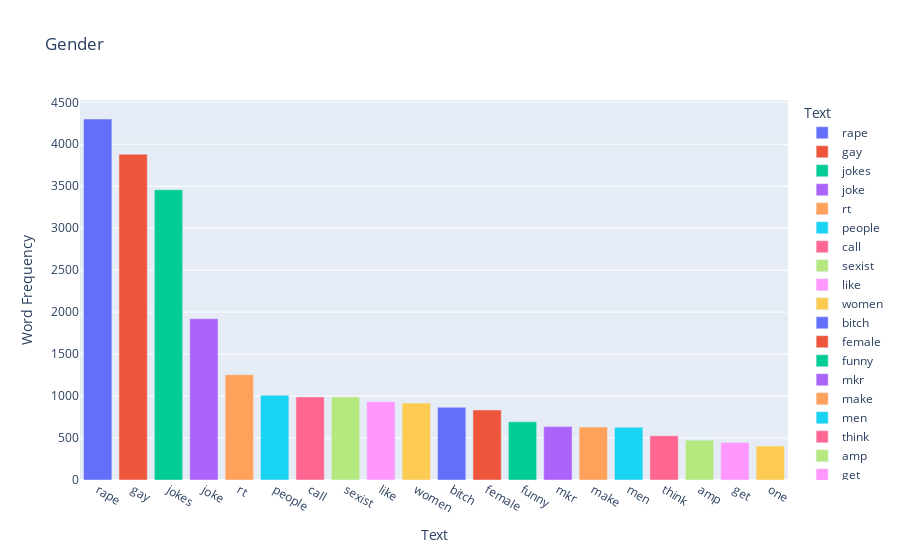
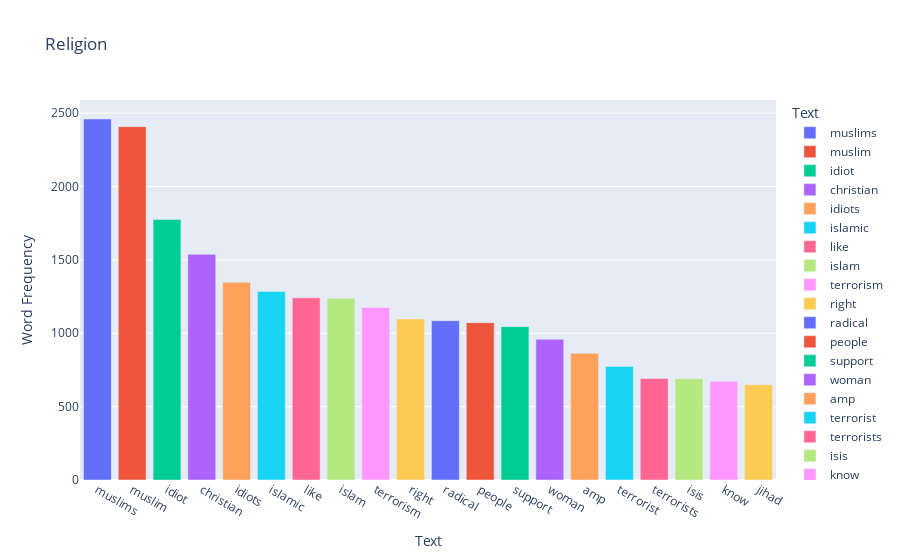
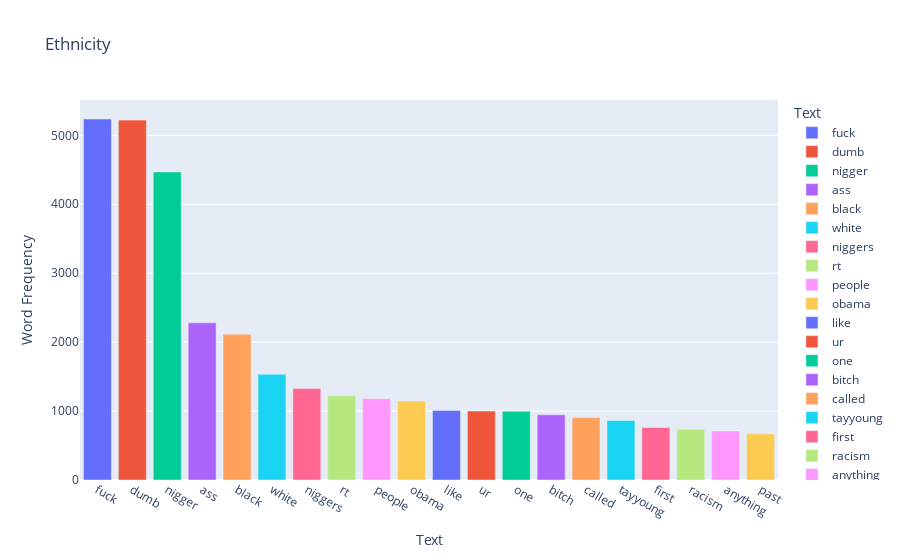
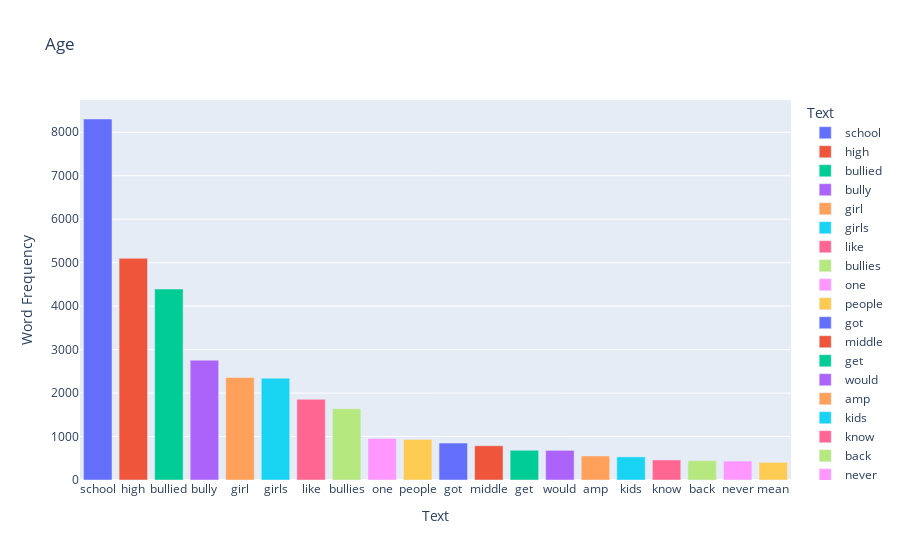

Notebook cell for these charts, in order:
### Code cell
create_word_bar(gender_data, 'Gender')
create_word_bar(religion_data, 'Religion')
create_word_bar(ethnicity_data, 'Ethnicity')
create_word_bar(age_data, 'Age')
create_word_bar(other_cb_data, 'Other Cyberbullying')
create_word_bar(not_cb_data, 'Not Cyberbullying')

### Figure 1 — Plotly figure (JSON) as saved in the notebook; plotly's stock layout.template omitted (floating-point values rounded to 4 significant figures)
{"data": [{"alignmentgroup": "True", "hovertemplate": "Text=%{x}<br>Word Frequency=%{y}<extra></extra>", "legendgroup": "rape", "marker": {"color": "#636efa", "pattern": {"shape": ""}}, "name": "rape", "offsetgroup": "rape", "orientation": "v", "showlegend": true, "textposition": "auto", "type": "bar", "x": ["rape"], "xaxis": "x", "y": [4301], "yaxis": "y"}, {"alignmentgroup": "True", "hovertemplate": "Text=%{x}<br>Word Frequency=%{y}<extra></extra>", "legendgroup": "gay", "marker": {"color": "#EF553B", "pattern": {"shape": ""}}, "name": "gay", "offsetgroup": "gay", "orientation": "v", "showlegend": true, "textposition": "auto", "type": "bar", "x": ["gay"], "xaxis": "x", "y": [3882], "yaxis": "y"}, {"alignmentgroup": "True", "hovertemplate": "Text=%{x}<br>Word Frequency=%{y}<extra></extra>", "legendgroup": "jokes", "marker": {"color": "#00cc96", "pattern": {"shape": ""}}, "name": "jokes", "offsetgroup": "jokes", "orientation": "v", "showlegend": true, "textposition": "auto", "type": "bar", "x": ["jokes"], "xaxis": "x", "y": [3458], "yaxis": "y"}, {"alignmentgroup": "True", "hovertemplate": "Text=%{x}<br>Word Frequency=%{y}<extra></extra>", "legendgroup": "joke", "marker": {"color": "#ab63fa", "pattern": {"shape": ""}}, "name": "joke", "offsetgroup": "joke", "orientation": "v", "showlegend": true, "textposition": "auto", "type": "bar", "x": ["joke"], "xaxis": "x", "y": [1922], "yaxis": "y"}, {"alignmentgroup": "True", "hovertemplate": "Text=%{x}<br>Word Frequency=%{y}<extra></extra>", "legendgroup": "rt", "marker": {"color": "#FFA15A", "pattern": {"shape": ""}}, "name": "rt", "offsetgroup": "rt", "orientation": "v", "showlegend": true, "textposition": "auto", "type": "bar", "x": ["rt"], "xaxis": "x", "y": [1254], "yaxis": "y"}, {"alignmentgroup": "True", "hovertemplate": "Text=%{x}<br>Word Frequency=%{y}<extra></extra>", "legendgroup": "people", "marker": {"color": "#19d3f3", "pattern": {"shape": ""}}, "name": "people", "offsetgroup": "people", "orientation": "v", "showlegend": true, "textposition": "auto", "type": "bar", "x": ["people"], "xaxis": "x", "y": [1009], "yaxis": "y"}, {"alignmentgroup": "True", "hovertemplate": "Text=%{x}<br>Word Frequency=%{y}<extra></extra>", "legendgroup": "call", "marker": {"color": "#FF6692", "pattern": {"shape": ""}}, "name": "call", "offsetgroup": "call", "orientation": "v", "showlegend": true, "textposition": "auto", "type": "bar", "x": ["call"], "xaxis": "x", "y": [990], "yaxis": "y"}, {"alignmentgroup": "True", "hovertemplate": "Text=%{x}<br>Word Frequency=%{y}<extra></extra>", "legendgroup": "sexist", "marker": {"color": "#B6E880", "pattern": {"shape": ""}}, "name": "sexist", "offsetgroup": "sexist", "orientation": "v", "showlegend": true, "textposition": "auto", "type": "bar", "x": ["sexist"], "xaxis": "x", "y": [990], "yaxis": "y"}, {"alignmentgroup": "True", "hovertemplate": "Text=%{x}<br>Word Frequency=%{y}<extra></extra>", "legendgroup": "like", "marker": {"color": "#FF97FF", "pattern": {"shape": ""}}, "name": "like", "offsetgroup": "like", "orientation": "v", "showlegend": true, "textposition": "auto", "type": "bar", "x": ["like"], "xaxis": "x", "y": [933], "yaxis": "y"}, {"alignmentgroup": "True", "hovertemplate": "Text=%{x}<br>Word Frequency=%{y}<extra></extra>", "legendgroup": "women", "marker": {"color": "#FECB52", "pattern": {"shape": ""}}, "name": "women", "offsetgroup": "women", "orientation": "v", "showlegend": true, "textposition": "auto", "type": "bar", "x": ["women"], "xaxis": "x", "y": [916], "yaxis": "y"}, {"alignmentgroup": "True", "hovertemplate": "Text=%{x}<br>Word Frequency=%{y}<extra></extra>", "legendgroup": "bitch", "marker": {"color": "#636efa", "pattern": {"shape": ""}}, "name": "bitch", "offsetgroup": "bitch", "orientation": "v", "showlegend": true, "textposition": "auto", "type": "bar", "x": ["bitch"], "xaxis": "x", "y": [866], "yaxis": "y"}, {"alignmentgroup": "True", "hovertemplate": "Text=%{x}<br>Word Frequency=%{y}<extra></extra>", "legendgroup": "female", "marker": {"color": "#EF553B", "pattern": {"shape": ""}}, "name": "female", "offsetgroup": "female", "orientation": "v", "showlegend": true, "textposition": "auto", "type": "bar", "x": ["female"], "xaxis": "x", "y": [834], "yaxis": "y"}, {"alignmentgroup": "True", "hovertemplate": "Text=%{x}<br>Word Frequency=%{y}<extra></extra>", "legendgroup": "funny", "marker": {"color": "#00cc96", "pattern": {"shape": ""}}, "name": "funny", "offsetgroup": "funny", "orientation": "v", "showlegend": true, "textposition": "auto", "type": "bar", "x": ["funny"], "xaxis": "x", "y": [693], "yaxis": "y"}, {"alignmentgroup": "True", "hovertemplate": "Text=%{x}<br>Word Frequency=%{y}<extra></extra>", "legendgroup": "mkr", "marker": {"color": "#ab63fa", "pattern": {"shape": ""}}, "name": "mkr", "offsetgroup": "mkr", "orientation": "v", "showlegend": true, "textposition": "auto", "type": "bar", "x": ["mkr"], "xaxis": "x", "y": [636], "yaxis": "y"}, {"alignmentgroup": "True", "hovertemplate": "Text=%{x}<br>Word Frequency=%{y}<extra></extra>", "legendgroup": "make", "marker": {"color": "#FFA15A", "pattern": {"shape": ""}}, "name": "make", "offsetgroup": "make", "orientation": "v", "showlegend": true, "textposition": "auto", "type": "bar", "x": ["make"], "xaxis": "x", "y": [631], "yaxis": "y"}, {"alignmentgroup": "True", "hovertemplate": "Text=%{x}<br>Word Frequency=%{y}<extra></extra>", "legendgroup": "men", "marker": {"color": "#19d3f3", "pattern": {"shape": ""}}, "name": "men", "offsetgroup": "men", "orientation": "v", "showlegend": true, "textposition": "auto", "type": "bar", "x": ["men"], "xaxis": "x", "y": [627], "yaxis": "y"}, {"alignmentgroup": "True", "hovertemplate": "Text=%{x}<br>Word Frequency=%{y}<extra></extra>", "legendgroup": "think", "marker": {"color": "#FF6692", "pattern": {"shape": ""}}, "name": "think", "offsetgroup": "think", "orientation": "v", "showlegend": true, "textposition": "auto", "type": "bar", "x": ["think"], "xaxis": "x", "y": [528], "yaxis": "y"}, {"alignmentgroup": "True", "hovertemplate": "Text=%{x}<br>Word Frequency=%{y}<extra></extra>", "legendgroup": "amp", "marker": {"color": "#B6E880", "pattern": {"shape": ""}}, "name": "amp", "offsetgroup": "amp", "orientation": "v", "showlegend": true, "textposition": "auto", "type": "bar", "x": ["amp"], "xaxis": "x", "y": [475], "yaxis": "y"}, {"alignmentgroup": "True", "hovertemplate": "Text=%{x}<br>Word Frequency=%{y}<extra></extra>", "legendgroup": "get", "marker": {"color": "#FF97FF", "pattern": {"shape": ""}}, "name": "get", "offsetgroup": "get", "orientation": "v", "showlegend": true, "textposition": "auto", "type": "bar", "x": ["get"], "xaxis": "x", "y": [446], "yaxis": "y"}, {"alignmentgroup": "True", "hovertemplate": "Text=%{x}<br>Word Frequency=%{y}<extra></extra>", "legendgroup": "one", "marker": {"color": "#FECB52", "pattern": {"shape": ""}}, "name": "one", "offsetgroup": "one", "orientation": "v", "showlegend": true, "textposition": "auto", "type": "bar", "x": ["one"], "xaxis": "x", "y": [405], "yaxis": "y"}], "layout": {"barmode": "relative", "legend": {"title": {"text": "Text"}, "tracegroupgap": 0}, "title": {"text": "Gender"}, "xaxis": {"anchor": "y", "categoryarray": ["rape", "gay", "jokes", "joke", "rt", "people", "call", "sexist", "like", "women", "bitch", "female", "funny", "mkr", "make", "men", "think", "amp", "get", "one"], "categoryorder": "array", "domain": [0, 1], "title": {"text": "Text"}}, "yaxis": {"anchor": "x", "domain": [0, 1], "title": {"text": "Word Frequency"}}}}

### Figure 2 — Plotly figure (JSON) as saved in the notebook; plotly's stock layout.template omitted (floating-point values rounded to 4 significant figures)
{"data": [{"alignmentgroup": "True", "hovertemplate": "Text=%{x}<br>Word Frequency=%{y}<extra></extra>", "legendgroup": "muslims", "marker": {"color": "#636efa", "pattern": {"shape": ""}}, "name": "muslims", "offsetgroup": "muslims", "orientation": "v", "showlegend": true, "textposition": "auto", "type": "bar", "x": ["muslims"], "xaxis": "x", "y": [2460], "yaxis": "y"}, {"alignmentgroup": "True", "hovertemplate": "Text=%{x}<br>Word Frequency=%{y}<extra></extra>", "legendgroup": "muslim", "marker": {"color": "#EF553B", "pattern": {"shape": ""}}, "name": "muslim", "offsetgroup": "muslim", "orientation": "v", "showlegend": true, "textposition": "auto", "type": "bar", "x": ["muslim"], "xaxis": "x", "y": [2408], "yaxis": "y"}, {"alignmentgroup": "True", "hovertemplate": "Text=%{x}<br>Word Frequency=%{y}<extra></extra>", "legendgroup": "idiot", "marker": {"color": "#00cc96", "pattern": {"shape": ""}}, "name": "idiot", "offsetgroup": "idiot", "orientation": "v", "showlegend": true, "textposition": "auto", "type": "bar", "x": ["idiot"], "xaxis": "x", "y": [1775], "yaxis": "y"}, {"alignmentgroup": "True", "hovertemplate": "Text=%{x}<br>Word Frequency=%{y}<extra></extra>", "legendgroup": "christian", "marker": {"color": "#ab63fa", "pattern": {"shape": ""}}, "name": "christian", "offsetgroup": "christian", "orientation": "v", "showlegend": true, "textposition": "auto", "type": "bar", "x": ["christian"], "xaxis": "x", "y": [1538], "yaxis": "y"}, {"alignmentgroup": "True", "hovertemplate": "Text=%{x}<br>Word Frequency=%{y}<extra></extra>", "legendgroup": "idiots", "marker": {"color": "#FFA15A", "pattern": {"shape": ""}}, "name": "idiots", "offsetgroup": "idiots", "orientation": "v", "showlegend": true, "textposition": "auto", "type": "bar", "x": ["idiots"], "xaxis": "x", "y": [1347], "yaxis": "y"}, {"alignmentgroup": "True", "hovertemplate": "Text=%{x}<br>Word Frequency=%{y}<extra></extra>", "legendgroup": "islamic", "marker": {"color": "#19d3f3", "pattern": {"shape": ""}}, "name": "islamic", "offsetgroup": "islamic", "orientation": "v", "showlegend": true, "textposition": "auto", "type": "bar", "x": ["islamic"], "xaxis": "x", "y": [1285], "yaxis": "y"}, {"alignmentgroup": "True", "hovertemplate": "Text=%{x}<br>Word Frequency=%{y}<extra></extra>", "legendgroup": "like", "marker": {"color": "#FF6692", "pattern": {"shape": ""}}, "name": "like", "offsetgroup": "like", "orientation": "v", "showlegend": true, "textposition": "auto", "type": "bar", "x": ["like"], "xaxis": "x", "y": [1242], "yaxis": "y"}, {"alignmentgroup": "True", "hovertemplate": "Text=%{x}<br>Word Frequency=%{y}<extra></extra>", "legendgroup": "islam", "marker": {"color": "#B6E880", "pattern": {"shape": ""}}, "name": "islam", "offsetgroup": "islam", "orientation": "v", "showlegend": true, "textposition": "auto", "type": "bar", "x": ["islam"], "xaxis": "x", "y": [1238], "yaxis": "y"}, {"alignmentgroup": "True", "hovertemplate": "Text=%{x}<br>Word Frequency=%{y}<extra></extra>", "legendgroup": "terrorism", "marker": {"color": "#FF97FF", "pattern": {"shape": ""}}, "name": "terrorism", "offsetgroup": "terrorism", "orientation": "v", "showlegend": true, "textposition": "auto", "type": "bar", "x": ["terrorism"], "xaxis": "x", "y": [1176], "yaxis": "y"}, {"alignmentgroup": "True", "hovertemplate": "Text=%{x}<br>Word Frequency=%{y}<extra></extra>", "legendgroup": "right", "marker": {"color": "#FECB52", "pattern": {"shape": ""}}, "name": "right", "offsetgroup": "right", "orientation": "v", "showlegend": true, "textposition": "auto", "type": "bar", "x": ["right"], "xaxis": "x", "y": [1097], "yaxis": "y"}, {"alignmentgroup": "True", "hovertemplate": "Text=%{x}<br>Word Frequency=%{y}<extra></extra>", "legendgroup": "radical", "marker": {"color": "#636efa", "pattern": {"shape": ""}}, "name": "radical", "offsetgroup": "radical", "orientation": "v", "showlegend": true, "textposition": "auto", "type": "bar", "x": ["radical"], "xaxis": "x", "y": [1086], "yaxis": "y"}, {"alignmentgroup": "True", "hovertemplate": "Text=%{x}<br>Word Frequency=%{y}<extra></extra>", "legendgroup": "people", "marker": {"color": "#EF553B", "pattern": {"shape": ""}}, "name": "people", "offsetgroup": "people", "orientation": "v", "showlegend": true, "textposition": "auto", "type": "bar", "x": ["people"], "xaxis": "x", "y": [1072], "yaxis": "y"}, {"alignmentgroup": "True", "hovertemplate": "Text=%{x}<br>Word Frequency=%{y}<extra></extra>", "legendgroup": "support", "marker": {"color": "#00cc96", "pattern": {"shape": ""}}, "name": "support", "offsetgroup": "support", "orientation": "v", "showlegend": true, "textposition": "auto", "type": "bar", "x": ["support"], "xaxis": "x", "y": [1045], "yaxis": "y"}, {"alignmentgroup": "True", "hovertemplate": "Text=%{x}<br>Word Frequency=%{y}<extra></extra>", "legendgroup": "woman", "marker": {"color": "#ab63fa", "pattern": {"shape": ""}}, "name": "woman", "offsetgroup": "woman", "orientation": "v", "showlegend": true, "textposition": "auto", "type": "bar", "x": ["woman"], "xaxis": "x", "y": [959], "yaxis": "y"}, {"alignmentgroup": "True", "hovertemplate": "Text=%{x}<br>Word Frequency=%{y}<extra></extra>", "legendgroup": "amp", "marker": {"color": "#FFA15A", "pattern": {"shape": ""}}, "name": "amp", "offsetgroup": "amp", "orientation": "v", "showlegend": true, "textposition": "auto", "type": "bar", "x": ["amp"], "xaxis": "x", "y": [863], "yaxis": "y"}, {"alignmentgroup": "True", "hovertemplate": "Text=%{x}<br>Word Frequency=%{y}<extra></extra>", "legendgroup": "terrorist", "marker": {"color": "#19d3f3", "pattern": {"shape": ""}}, "name": "terrorist", "offsetgroup": "terrorist", "orientation": "v", "showlegend": true, "textposition": "auto", "type": "bar", "x": ["terrorist"], "xaxis": "x", "y": [774], "yaxis": "y"}, {"alignmentgroup": "True", "hovertemplate": "Text=%{x}<br>Word Frequency=%{y}<extra></extra>", "legendgroup": "terrorists", "marker": {"color": "#FF6692", "pattern": {"shape": ""}}, "name": "terrorists", "offsetgroup": "terrorists", "orientation": "v", "showlegend": true, "textposition": "auto", "type": "bar", "x": ["terrorists"], "xaxis": "x", "y": [692], "yaxis": "y"}, {"alignmentgroup": "True", "hovertemplate": "Text=%{x}<br>Word Frequency=%{y}<extra></extra>", "legendgroup": "isis", "marker": {"color": "#B6E880", "pattern": {"shape": ""}}, "name": "isis", "offsetgroup": "isis", "orientation": "v", "showlegend": true, "textposition": "auto", "type": "bar", "x": ["isis"], "xaxis": "x", "y": [690], "yaxis": "y"}, {"alignmentgroup": "True", "hovertemplate": "Text=%{x}<br>Word Frequency=%{y}<extra></extra>", "legendgroup": "know", "marker": {"color": "#FF97FF", "pattern": {"shape": ""}}, "name": "know", "offsetgroup": "know", "orientation": "v", "showlegend": true, "textposition": "auto", "type": "bar", "x": ["know"], "xaxis": "x", "y": [673], "yaxis": "y"}, {"alignmentgroup": "True", "hovertemplate": "Text=%{x}<br>Word Frequency=%{y}<extra></extra>", "legendgroup": "jihad", "marker": {"color": "#FECB52", "pattern": {"shape": ""}}, "name": "jihad", "offsetgroup": "jihad", "orientation": "v", "showlegend": true, "textposition": "auto", "type": "bar", "x": ["jihad"], "xaxis": "x", "y": [649], "yaxis": "y"}], "layout": {"barmode": "relative", "legend": {"title": {"text": "Text"}, "tracegroupgap": 0}, "title": {"text": "Religion"}, "xaxis": {"anchor": "y", "categoryarray": ["muslims", "muslim", "idiot", "christian", "idiots", "islamic", "like", "islam", "terrorism", "right", "radical", "people", "support", "woman", "amp", "terrorist", "terrorists", "isis", "know", "jihad"], "categoryorder": "array", "domain": [0, 1], "title": {"text": "Text"}}, "yaxis": {"anchor": "x", "domain": [0, 1], "title": {"text": "Word Frequency"}}}}

### Figure 3 — Plotly figure (JSON) as saved in the notebook; plotly's stock layout.template omitted (floating-point values rounded to 4 significant figures)
{"data": [{"alignmentgroup": "True", "hovertemplate": "Text=%{x}<br>Word Frequency=%{y}<extra></extra>", "legendgroup": "fuck", "marker": {"color": "#636efa", "pattern": {"shape": ""}}, "name": "fuck", "offsetgroup": "fuck", "orientation": "v", "showlegend": true, "textposition": "auto", "type": "bar", "x": ["fuck"], "xaxis": "x", "y": [5237], "yaxis": "y"}, {"alignmentgroup": "True", "hovertemplate": "Text=%{x}<br>Word Frequency=%{y}<extra></extra>", "legendgroup": "dumb", "marker": {"color": "#EF553B", "pattern": {"shape": ""}}, "name": "dumb", "offsetgroup": "dumb", "orientation": "v", "showlegend": true, "textposition": "auto", "type": "bar", "x": ["dumb"], "xaxis": "x", "y": [5221], "yaxis": "y"}, {"alignmentgroup": "True", "hovertemplate": "Text=%{x}<br>Word Frequency=%{y}<extra></extra>", "legendgroup": "nigger", "marker": {"color": "#00cc96", "pattern": {"shape": ""}}, "name": "nigger", "offsetgroup": "nigger", "orientation": "v", "showlegend": true, "textposition": "auto", "type": "bar", "x": ["nigger"], "xaxis": "x", "y": [4469], "yaxis": "y"}, {"alignmentgroup": "True", "hovertemplate": "Text=%{x}<br>Word Frequency=%{y}<extra></extra>", "legendgroup": "ass", "marker": {"color": "#ab63fa", "pattern": {"shape": ""}}, "name": "ass", "offsetgroup": "ass", "orientation": "v", "showlegend": true, "textposition": "auto", "type": "bar", "x": ["ass"], "xaxis": "x", "y": [2280], "yaxis": "y"}, {"alignmentgroup": "True", "hovertemplate": "Text=%{x}<br>Word Frequency=%{y}<extra></extra>", "legendgroup": "black", "marker": {"color": "#FFA15A", "pattern": {"shape": ""}}, "name": "black", "offsetgroup": "black", "orientation": "v", "showlegend": true, "textposition": "auto", "type": "bar", "x": ["black"], "xaxis": "x", "y": [2115], "yaxis": "y"}, {"alignmentgroup": "True", "hovertemplate": "Text=%{x}<br>Word Frequency=%{y}<extra></extra>", "legendgroup": "white", "marker": {"color": "#19d3f3", "pattern": {"shape": ""}}, "name": "white", "offsetgroup": "white", "orientation": "v", "showlegend": true, "textposition": "auto", "type": "bar", "x": ["white"], "xaxis": "x", "y": [1534], "yaxis": "y"}, {"alignmentgroup": "True", "hovertemplate": "Text=%{x}<br>Word Frequency=%{y}<extra></extra>", "legendgroup": "niggers", "marker": {"color": "#FF6692", "pattern": {"shape": ""}}, "name": "niggers", "offsetgroup": "niggers", "orientation": "v", "showlegend": true, "textposition": "auto", "type": "bar", "x": ["niggers"], "xaxis": "x", "y": [1329], "yaxis": "y"}, {"alignmentgroup": "True", "hovertemplate": "Text=%{x}<br>Word Frequency=%{y}<extra></extra>", "legendgroup": "rt", "marker": {"color": "#B6E880", "pattern": {"shape": ""}}, "name": "rt", "offsetgroup": "rt", "orientation": "v", "showlegend": true, "textposition": "auto", "type": "bar", "x": ["rt"], "xaxis": "x", "y": [1223], "yaxis": "y"}, {"alignmentgroup": "True", "hovertemplate": "Text=%{x}<br>Word Frequency=%{y}<extra></extra>", "legendgroup": "people", "marker": {"color": "#FF97FF", "pattern": {"shape": ""}}, "name": "people", "offsetgroup": "people", "orientation": "v", "showlegend": true, "textposition": "auto", "type": "bar", "x": ["people"], "xaxis": "x", "y": [1180], "yaxis": "y"}, {"alignmentgroup": "True", "hovertemplate": "Text=%{x}<br>Word Frequency=%{y}<extra></extra>", "legendgroup": "obama", "marker": {"color": "#FECB52", "pattern": {"shape": ""}}, "name": "obama", "offsetgroup": "obama", "orientation": "v", "showlegend": true, "textposition": "auto", "type": "bar", "x": ["obama"], "xaxis": "x", "y": [1145], "yaxis": "y"}, {"alignmentgroup": "True", "hovertemplate": "Text=%{x}<br>Word Frequency=%{y}<extra></extra>", "legendgroup": "like", "marker": {"color": "#636efa", "pattern": {"shape": ""}}, "name": "like", "offsetgroup": "like", "orientation": "v", "showlegend": true, "textposition": "auto", "type": "bar", "x": ["like"], "xaxis": "x", "y": [1009], "yaxis": "y"}, {"alignmentgroup": "True", "hovertemplate": "Text=%{x}<br>Word Frequency=%{y}<extra></extra>", "legendgroup": "ur", "marker": {"color": "#EF553B", "pattern": {"shape": ""}}, "name": "ur", "offsetgroup": "ur", "orientation": "v", "showlegend": true, "textposition": "auto", "type": "bar", "x": ["ur"], "xaxis": "x", "y": [1000], "yaxis": "y"}, {"alignmentgroup": "True", "hovertemplate": "Text=%{x}<br>Word Frequency=%{y}<extra></extra>", "legendgroup": "one", "marker": {"color": "#00cc96", "pattern": {"shape": ""}}, "name": "one", "offsetgroup": "one", "orientation": "v", "showlegend": true, "textposition": "auto", "type": "bar", "x": ["one"], "xaxis": "x", "y": [997], "yaxis": "y"}, {"alignmentgroup": "True", "hovertemplate": "Text=%{x}<br>Word Frequency=%{y}<extra></extra>", "legendgroup": "bitch", "marker": {"color": "#ab63fa", "pattern": {"shape": ""}}, "name": "bitch", "offsetgroup": "bitch", "orientation": "v", "showlegend": true, "textposition": "auto", "type": "bar", "x": ["bitch"], "xaxis": "x", "y": [945], "yaxis": "y"}, {"alignmentgroup": "True", "hovertemplate": "Text=%{x}<br>Word Frequency=%{y}<extra></extra>", "legendgroup": "called", "marker": {"color": "#FFA15A", "pattern": {"shape": ""}}, "name": "called", "offsetgroup": "called", "orientation": "v", "showlegend": true, "textposition": "auto", "type": "bar", "x": ["called"], "xaxis": "x", "y": [905], "yaxis": "y"}, {"alignmentgroup": "True", "hovertemplate": "Text=%{x}<br>Word Frequency=%{y}<extra></extra>", "legendgroup": "tayyoung", "marker": {"color": "#19d3f3", "pattern": {"shape": ""}}, "name": "tayyoung", "offsetgroup": "tayyoung", "orientation": "v", "showlegend": true, "textposition": "auto", "type": "bar", "x": ["tayyoung"], "xaxis": "x", "y": [863], "yaxis": "y"}, {"alignmentgroup": "True", "hovertemplate": "Text=%{x}<br>Word Frequency=%{y}<extra></extra>", "legendgroup": "first", "marker": {"color": "#FF6692", "pattern": {"shape": ""}}, "name": "first", "offsetgroup": "first", "orientation": "v", "showlegend": true, "textposition": "auto", "type": "bar", "x": ["first"], "xaxis": "x", "y": [761], "yaxis": "y"}, {"alignmentgroup": "True", "hovertemplate": "Text=%{x}<br>Word Frequency=%{y}<extra></extra>", "legendgroup": "racism", "marker": {"color": "#B6E880", "pattern": {"shape": ""}}, "name": "racism", "offsetgroup": "racism", "orientation": "v", "showlegend": true, "textposition": "auto", "type": "bar", "x": ["racism"], "xaxis": "x", "y": [735], "yaxis": "y"}, {"alignmentgroup": "True", "hovertemplate": "Text=%{x}<br>Word Frequency=%{y}<extra></extra>", "legendgroup": "anything", "marker": {"color": "#FF97FF", "pattern": {"shape": ""}}, "name": "anything", "offsetgroup": "anything", "orientation": "v", "showlegend": true, "textposition": "auto", "type": "bar", "x": ["anything"], "xaxis": "x", "y": [712], "yaxis": "y"}, {"alignmentgroup": "True", "hovertemplate": "Text=%{x}<br>Word Frequency=%{y}<extra></extra>", "legendgroup": "past", "marker": {"color": "#FECB52", "pattern": {"shape": ""}}, "name": "past", "offsetgroup": "past", "orientation": "v", "showlegend": true, "textposition": "auto", "type": "bar", "x": ["past"], "xaxis": "x", "y": [670], "yaxis": "y"}], "layout": {"barmode": "relative", "legend": {"title": {"text": "Text"}, "tracegroupgap": 0}, "title": {"text": "Ethnicity"}, "xaxis": {"anchor": "y", "categoryarray": ["fuck", "dumb", "nigger", "ass", "black", "white", "niggers", "rt", "people", "obama", "like", "ur", "one", "bitch", "called", "tayyoung", "first", "racism", "anything", "past"], "categoryorder": "array", "domain": [0, 1], "title": {"text": "Text"}}, "yaxis": {"anchor": "x", "domain": [0, 1], "title": {"text": "Word Frequency"}}}}

### Figure 4 — Plotly figure (JSON) as saved in the notebook; plotly's stock layout.template omitted (floating-point values rounded to 4 significant figures)
{"data": [{"alignmentgroup": "True", "hovertemplate": "Text=%{x}<br>Word Frequency=%{y}<extra></extra>", "legendgroup": "school", "marker": {"color": "#636efa", "pattern": {"shape": ""}}, "name": "school", "offsetgroup": "school", "orientation": "v", "showlegend": true, "textposition": "auto", "type": "bar", "x": ["school"], "xaxis": "x", "y": [8305], "yaxis": "y"}, {"alignmentgroup": "True", "hovertemplate": "Text=%{x}<br>Word Frequency=%{y}<extra></extra>", "legendgroup": "high", "marker": {"color": "#EF553B", "pattern": {"shape": ""}}, "name": "high", "offsetgroup": "high", "orientation": "v", "showlegend": true, "textposition": "auto", "type": "bar", "x": ["high"], "xaxis": "x", "y": [5100], "yaxis": "y"}, {"alignmentgroup": "True", "hovertemplate": "Text=%{x}<br>Word Frequency=%{y}<extra></extra>", "legendgroup": "bullied", "marker": {"color": "#00cc96", "pattern": {"shape": ""}}, "name": "bullied", "offsetgroup": "bullied", "orientation": "v", "showlegend": true, "textposition": "auto", "type": "bar", "x": ["bullied"], "xaxis": "x", "y": [4393], "yaxis": "y"}, {"alignmentgroup": "True", "hovertemplate": "Text=%{x}<br>Word Frequency=%{y}<extra></extra>", "legendgroup": "bully", "marker": {"color": "#ab63fa", "pattern": {"shape": ""}}, "name": "bully", "offsetgroup": "bully", "orientation": "v", "showlegend": true, "textposition": "auto", "type": "bar", "x": ["bully"], "xaxis": "x", "y": [2757], "yaxis": "y"}, {"alignmentgroup": "True", "hovertemplate": "Text=%{x}<br>Word Frequency=%{y}<extra></extra>", "legendgroup": "girl", "marker": {"color": "#FFA15A", "pattern": {"shape": ""}}, "name": "girl", "offsetgroup": "girl", "orientation": "v", "showlegend": true, "textposition": "auto", "type": "bar", "x": ["girl"], "xaxis": "x", "y": [2358], "yaxis": "y"}, {"alignmentgroup": "True", "hovertemplate": "Text=%{x}<br>Word Frequency=%{y}<extra></extra>", "legendgroup": "girls", "marker": {"color": "#19d3f3", "pattern": {"shape": ""}}, "name": "girls", "offsetgroup": "girls", "orientation": "v", "showlegend": true, "textposition": "auto", "type": "bar", "x": ["girls"], "xaxis": "x", "y": [2341], "yaxis": "y"}, {"alignmentgroup": "True", "hovertemplate": "Text=%{x}<br>Word Frequency=%{y}<extra></extra>", "legendgroup": "like", "marker": {"color": "#FF6692", "pattern": {"shape": ""}}, "name": "like", "offsetgroup": "like", "orientation": "v", "showlegend": true, "textposition": "auto", "type": "bar", "x": ["like"], "xaxis": "x", "y": [1856], "yaxis": "y"}, {"alignmentgroup": "True", "hovertemplate": "Text=%{x}<br>Word Frequency=%{y}<extra></extra>", "legendgroup": "bullies", "marker": {"color": "#B6E880", "pattern": {"shape": ""}}, "name": "bullies", "offsetgroup": "bullies", "orientation": "v", "showlegend": true, "textposition": "auto", "type": "bar", "x": ["bullies"], "xaxis": "x", "y": [1639], "yaxis": "y"}, {"alignmentgroup": "True", "hovertemplate": "Text=%{x}<br>Word Frequency=%{y}<extra></extra>", "legendgroup": "one", "marker": {"color": "#FF97FF", "pattern": {"shape": ""}}, "name": "one", "offsetgroup": "one", "orientation": "v", "showlegend": true, "textposition": "auto", "type": "bar", "x": ["one"], "xaxis": "x", "y": [956], "yaxis": "y"}, {"alignmentgroup": "True", "hovertemplate": "Text=%{x}<br>Word Frequency=%{y}<extra></extra>", "legendgroup": "people", "marker": {"color": "#FECB52", "pattern": {"shape": ""}}, "name": "people", "offsetgroup": "people", "orientation": "v", "showlegend": true, "textposition": "auto", "type": "bar", "x": ["people"], "xaxis": "x", "y": [934], "yaxis": "y"}, {"alignmentgroup": "True", "hovertemplate": "Text=%{x}<br>Word Frequency=%{y}<extra></extra>", "legendgroup": "got", "marker": {"color": "#636efa", "pattern": {"shape": ""}}, "name": "got", "offsetgroup": "got", "orientation": "v", "showlegend": true, "textposition": "auto", "type": "bar", "x": ["got"], "xaxis": "x", "y": [849], "yaxis": "y"}, {"alignmentgroup": "True", "hovertemplate": "Text=%{x}<br>Word Frequency=%{y}<extra></extra>", "legendgroup": "middle", "marker": {"color": "#EF553B", "pattern": {"shape": ""}}, "name": "middle", "offsetgroup": "middle", "orientation": "v", "showlegend": true, "textposition": "auto", "type": "bar", "x": ["middle"], "xaxis": "x", "y": [788], "yaxis": "y"}, {"alignmentgroup": "True", "hovertemplate": "Text=%{x}<br>Word Frequency=%{y}<extra></extra>", "legendgroup": "get", "marker": {"color": "#00cc96", "pattern": {"shape": ""}}, "name": "get", "offsetgroup": "get", "orientation": "v", "showlegend": true, "textposition": "auto", "type": "bar", "x": ["get"], "xaxis": "x", "y": [684], "yaxis": "y"}, {"alignmentgroup": "True", "hovertemplate": "Text=%{x}<br>Word Frequency=%{y}<extra></extra>", "legendgroup": "would", "marker": {"color": "#ab63fa", "pattern": {"shape": ""}}, "name": "would", "offsetgroup": "would", "orientation": "v", "showlegend": true, "textposition": "auto", "type": "bar", "x": ["would"], "xaxis": "x", "y": [682], "yaxis": "y"}, {"alignmentgroup": "True", "hovertemplate": "Text=%{x}<br>Word Frequency=%{y}<extra></extra>", "legendgroup": "amp", "marker": {"color": "#FFA15A", "pattern": {"shape": ""}}, "name": "amp", "offsetgroup": "amp", "orientation": "v", "showlegend": true, "textposition": "auto", "type": "bar", "x": ["amp"], "xaxis": "x", "y": [554], "yaxis": "y"}, {"alignmentgroup": "True", "hovertemplate": "Text=%{x}<br>Word Frequency=%{y}<extra></extra>", "legendgroup": "kids", "marker": {"color": "#19d3f3", "pattern": {"shape": ""}}, "name": "kids", "offsetgroup": "kids", "orientation": "v", "showlegend": true, "textposition": "auto", "type": "bar", "x": ["kids"], "xaxis": "x", "y": [532], "yaxis": "y"}, {"alignmentgroup": "True", "hovertemplate": "Text=%{x}<br>Word Frequency=%{y}<extra></extra>", "legendgroup": "know", "marker": {"color": "#FF6692", "pattern": {"shape": ""}}, "name": "know", "offsetgroup": "know", "orientation": "v", "showlegend": true, "textposition": "auto", "type": "bar", "x": ["know"], "xaxis": "x", "y": [461], "yaxis": "y"}, {"alignmentgroup": "True", "hovertemplate": "Text=%{x}<br>Word Frequency=%{y}<extra></extra>", "legendgroup": "back", "marker": {"color": "#B6E880", "pattern": {"shape": ""}}, "name": "back", "offsetgroup": "back", "orientation": "v", "showlegend": true, "textposition": "auto", "type": "bar", "x": ["back"], "xaxis": "x", "y": [444], "yaxis": "y"}, {"alignmentgroup": "True", "hovertemplate": "Text=%{x}<br>Word Frequency=%{y}<extra></extra>", "legendgroup": "never", "marker": {"color": "#FF97FF", "pattern": {"shape": ""}}, "name": "never", "offsetgroup": "never", "orientation": "v", "showlegend": true, "textposition": "auto", "type": "bar", "x": ["never"], "xaxis": "x", "y": [436], "yaxis": "y"}, {"alignmentgroup": "True", "hovertemplate": "Text=%{x}<br>Word Frequency=%{y}<extra></extra>", "legendgroup": "mean", "marker": {"color": "#FECB52", "pattern": {"shape": ""}}, "name": "mean", "offsetgroup": "mean", "orientation": "v", "showlegend": true, "textposition": "auto", "type": "bar", "x": ["mean"], "xaxis": "x", "y": [406], "yaxis": "y"}], "layout": {"barmode": "relative", "legend": {"title": {"text": "Text"}, "tracegroupgap": 0}, "title": {"text": "Age"}, "xaxis": {"anchor": "y", "categoryarray": ["school", "high", "bullied", "bully", "girl", "girls", "like", "bullies", "one", "people", "got", "middle", "get", "would", "amp", "kids", "know", "back", "never", "mean"], "categoryorder": "array", "domain": [0, 1], "title": {"text": "Text"}}, "yaxis": {"anchor": "x", "domain": [0, 1], "title": {"text": "Word Frequency"}}}}
